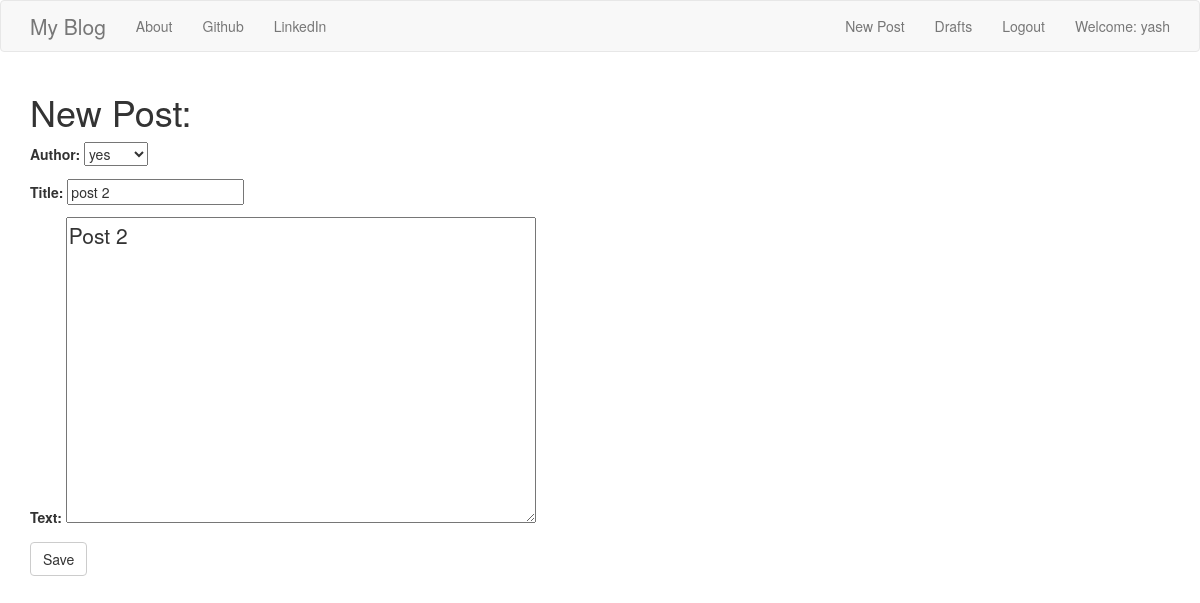
Screenshot of /post/2/edit/ (signed in) with the database file from the repository.
### blog/models.py (models this page shows, shortened)
class Post(models.Model):
    author = models.ForeignKey('auth.User',on_delete = models.CASCADE)
    title = models.CharField(max_length=200)
    text = models.TextField()
    created_date = models.DateTimeField(default=timezone.now)
    published_date = models.DateTimeField(blank=True,null=True)

### blog/views.py (the view)
# urls.py: url(r'^post/(?P<pk>\d+)/edit/$',views.PostUpdateView.as_view(),name='post_edit'),
class PostUpdateView(LoginRequiredMixin,UpdateView):
    login_url = '/login/'
    redirect_field_name = 'blog/post_detail.html'
    form_class = PostForm
    model = Post

### blog/forms.py
class PostForm(forms.ModelForm):
    class Meta:
        model=Post
        fields=('author','title','text')
        widgets = {
            'title':forms.TextInput(attrs={'class':'textinputclass'}),
            'text':forms.Textarea(attrs={'class':'editable medium-editor-textarea postcontent'})
        }

### blog/templates/blog/post_form.html (shortened to what this page needs)
{% extends 'blog/base.html' %}
{% block content %}
<h1>New Post:</h1>
<form class="post_form" method="POST">
  {{form.as_p}}
  <button type="submit" class="save btn btn-default">Save</button>
</form>
{% endblock %}

### blog/templates/blog/base.html (shortened to what this page needs)
<!DOCTYPE html>
{% load static %}
<html lang="en" dir="ltr">
  <head>
    <link rel="stylesheet" href="https://maxcdn.bootstrapcdn.com/bootstrap/3.4.1/css/bootstrap.min.css">
    <link rel="stylesheet" href="//cdn.jsdelivr.net/npm/medium-editor@latest/dist/css/medium-editor.min.css" type="text/css" media="screen" charset="utf-8">
    <link rel="stylesheet" href="{% static 'css/blog.css' %}">
  </head>
  <body class="loader">
    <nav class="navbar navbar-default techfonts custom-navbar">
      <div class="container">
        <ul class="nav navbar-nav">
          <li><a class="navbar-brand bigbrand" href="{% url 'post_list' %}">My Blog</a></li>
          <li><a href="{% url 'about' %}">About</a></li>
          <li><a href="http://www.github.com">Github</a></li>
          <li><a href="http://www.linkedin.com">LinkedIn</a></li>
        </ul>
        <ul class="nav navbar-nav navbar-right">
          {% if user.is_authenticated %}
          <li>
            <a href="{% url 'post_new' %}">New Post</a>
          </li>
          <li>
            <a href="{% url 'post_draft_list' %}">Drafts</a>
          </li>
          <li>
            <a href="{% url 'logout' %}">Logout</a>
          </li>
          <li>
          <a>Welcome: {{user.username}}</a>
        </li>
          {% else %}
          <li><a class="nav navbar-right" href="{% url 'login' %}"><span class="glyphicon glyphicon-user"></span></a></li>
        {% endif %}
        </ul>
      </div>
    </nav>
    <div class="content container">
      <div class="row">
        <div class="col-md-8">
          <div class="blog_posts">
            {% block content %}
            {% endblock %}
          </div>
        </div>
      </div>
    </div>
  </body>
</html>

### blog/static/css/blog.css (style rules this page uses)
.bigbrand { font-size: 1.5em; }
.postcontent { font-size: 1.5em; }
.loader { filter:hue-rotate(0deg); color:linear-gradient(45deg,#0f8,#08f); animation:hue 10000ms infinite linear; }

### rows the page displays
Post: author "yes", title "post 2", text "Post 2"

### other values shown
{{ user.username }} "yash"
